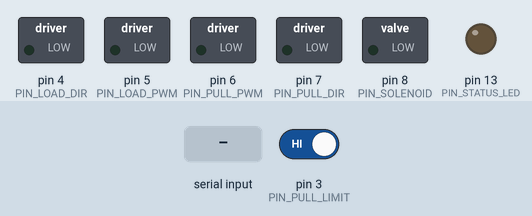
Recording of a sketch running on a simulated Arduino Uno, built with avr-gcc and run on an emulated ATmega328P. Shown: switched loads named in the sketch (green lamp = pin HIGH), output pins drawn as LEDs (lit = HIGH). Dashed ring = blinking. The inputs (shaded band) are chosen by the test bench; at power-on: pin 3 (PIN_PULL_LIMIT) HIGH. What the sketch prints to the serial monitor is not drawn.

Above: at 1.2 s.
1.3 s: "FIRE 90 45 200\n" received over the second serial link
At 1.8 s:
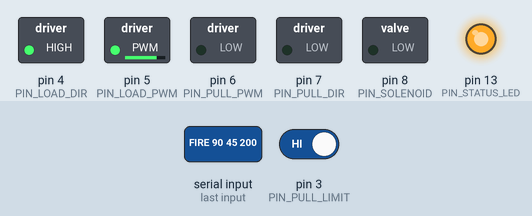
At 3.7 s:
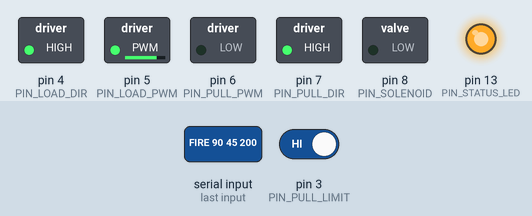
Timing chart, 0 to 10.3 s (numbered marks = the images above; inputs shaded):
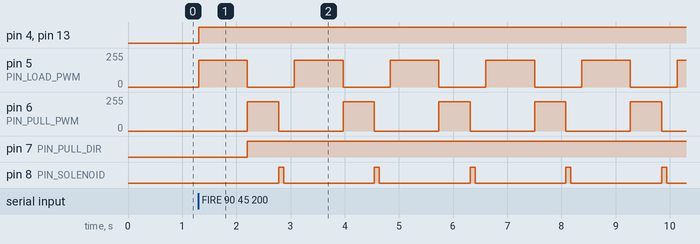

Measured:
- after the input at 1.3 s, pin 4 (PIN_LOAD_DIR): LOW → HIGH at once; pin 5 (PIN_LOAD_PWM): alternates 200/255 for 0.90 s and 0/255 for 0.87 s, starting at once

The sketch:

ShooterFSM_Boilerplate.ino
```cpp
/*
  ShooterFSM_Skeleton.ino — SHOOTER Arduino (slave)
  - Receives FIRE command
  - Loads chamber, pulls back, fires solenoid pulse, repeats N times
  - Sends DONE when finished

  IMPORTANT: Pins are MADE UP as requested. Change to match your wiring.
*/

#include <Arduino.h>
#include <SoftwareSerial.h>
#include "ProtoLink.h"

// ---------------- Pin Map -- SUBJECT TO CHANGE ----------------
static const uint8_t PIN_LINK_RX = 10; // SHOOTER receives on D10 (wired from NAV TX)
static const uint8_t PIN_LINK_TX = 11; // SHOOTER transmits on D11 (wired to NAV RX)
SoftwareSerial link(PIN_LINK_RX, PIN_LINK_TX);


// Loader motor (ball+chain) — assume H-bridge or motor driver
static const uint8_t PIN_LOAD_PWM = 5;
static const uint8_t PIN_LOAD_DIR = 4;

// Pullback motor — assume H-bridge or motor driver
static const uint8_t PIN_PULL_PWM = 6;
static const uint8_t PIN_PULL_DIR = 7;

// Solenoid driver
static const uint8_t PIN_SOLENOID = 8;

// Optional limit switch for pullback (active-low)
static const uint8_t PIN_PULL_LIMIT = 3;

// Optional status LED
static const uint8_t PIN_STATUS_LED = 13;


// ---------------- COnstants ---------
static const uint8_t  LOAD_SPEED = 200;       // PWM 0–255, TODO tune
static const uint32_t LOAD_MS    = 900;       // TODO tune

static const uint8_t  PULL_SPEED = 220;       // TODO tune
static const uint32_t PULL_MS_MIN = 450;      // TODO tune
static const uint32_t PULL_MS_MAX = 1100;     // TODO tune

static const uint32_t SOLENOID_PULSE_MS = 90; // TODO tune
static const uint32_t POST_FIRE_SETTLE_MS = 200; // TODO tune


// ---------------- Simple Timer same from nav ----------------
struct SimpleTimer {
  uint32_t t0 = 0;
  uint32_t dur = 0;
  bool running = false;

  void start(uint32_t durationMs) { t0 = millis(); dur = durationMs; running = true; }
  void stop() { running = false; }
  bool expired() const { return running && (uint32_t)(millis() - t0) >= dur; }
};

// --------------------- Helpers --------------------------
static void loaderOff() { analogWrite(PIN_LOAD_PWM, 0); }
static void loaderOnForward() {
  digitalWrite(PIN_LOAD_DIR, HIGH);  // TODO: verify direction
  analogWrite(PIN_LOAD_PWM, LOAD_SPEED);
}


static void pullbackOff() { analogWrite(PIN_PULL_PWM, 0); }
static void pullbackOn() {
  digitalWrite(PIN_PULL_DIR, HIGH);  // TODO: verify direction
  analogWrite(PIN_PULL_PWM, PULL_SPEED);
}


static void solenoidOff() { digitalWrite(PIN_SOLENOID, LOW); }
static void solenoidOn() { digitalWrite(PIN_SOLENOID, HIGH); }


// ---------------- SHOOTER FSM ----------------
typedef enum {
  SHOOTER_IDLE,
  LOADING_CHAMBER,
  PULLING_BACK,
  FIRING_PULSE,
  POST_FIRE_SETTLE,
  SHOOTER_DONE
} ShooterState;

static ShooterState state = SHOOTER_IDLE;
static ShooterState next_state = SHOOTER_IDLE;
static ShooterState prev_state = (ShooterState)255;

static uint16_t activeSeq = 0;
static uint8_t shotsRequested = 0;
static uint8_t shotsLeft = 0;
static uint8_t shotsFired = 0;
static uint16_t distanceMetric = 0;

static SimpleTimer loadTimer;
static SimpleTimer pullTimer;
static SimpleTimer fireTimer;
static SimpleTimer settleTimer;

static char rxLine[Proto::LINE_MAX]; // for syn and ack for the other arduino


// ---------------- Events ----------------
static bool TestGotFireCmd(Proto::FireCmd& cmdOut) {
  if (!Proto::readLine(link, rxLine, sizeof(rxLine))) return false;

  if (!Proto::parseFire(rxLine, cmdOut)) {
    Serial.print("[SHOOTER] ??? "); Serial.println(rxLine);
    return false;
  }

  return true;
}

// we manually have to reload them
static bool TestLoadDone() { return loadTimer.expired(); }

static bool TestPullDone() {
  bool limitHit = (digitalRead(PIN_PULL_LIMIT) == LOW); // active-low
  return pullTimer.expired() || limitHit;
}


static bool TestFirePulseDone() { return fireTimer.expired(); }
static bool TestSettleDone() { return settleTimer.expired(); }

// ---------------- Responses to Events ------------
static void RespToFireCmd(const Proto::FireCmd& cmd) {
  activeSeq = cmd.seq;
  shotsRequested = cmd.shots;
  shotsLeft = cmd.shots;
  shotsFired = 0;
  distanceMetric = cmd.dist;

  Proto::sendAck(link, activeSeq); // ACK immediately -- we have retransmission logic if this does not properly work
  next_state = LOADING_CHAMBER;
}

static void RespLoadDone() { next_state = PULLING_BACK; }
static void RespPullDone() { next_state = FIRING_PULSE; }
static void RespFireDone() { next_state = POST_FIRE_SETTLE; }


static void RespSettleDone() {
  if (shotsLeft > 0) next_state = LOADING_CHAMBER;
  else next_state = SHOOTER_DONE;
}

static void RespDoneSent() { next_state = SHOOTER_IDLE; }

// ---------------- pullback distance metric -- idk if we want to do math or just set a timer but it is here --------
static uint32_t computePullbackMs(uint16_t dist) {

  // TODO: I made this up to map the distance to pullback to the time we have to pull it back -- needs to change...
  uint32_t ms = PULL_MS_MIN + (uint32_t)((uint32_t)dist * (PULL_MS_MAX - PULL_MS_MIN) / 1023UL);

  if (ms < PULL_MS_MIN) ms = PULL_MS_MIN;
  if (ms > PULL_MS_MAX) ms = PULL_MS_MAX;
  return ms;
}


// ------------------ SHOOTER FSM ------------------------

static void onEnter(ShooterState s) {
  switch (s) {
    case SHOOTER_IDLE:
      digitalWrite(PIN_STATUS_LED, LOW);
      loaderOff();
      pullbackOff();
      solenoidOff();
      break;

    case LOADING_CHAMBER:
      digitalWrite(PIN_STATUS_LED, HIGH);
      loaderOnForward();
      loadTimer.start(LOAD_MS);
      break;

    case PULLING_BACK: {
      loaderOff();
      pullbackOn();
      pullTimer.start(computePullbackMs(distanceMetric));
    } break;

    case FIRING_PULSE:
      pullbackOff();
      if (shotsLeft > 0) { shotsLeft--; shotsFired++; }
      solenoidOn();
      fireTimer.start(SOLENOID_PULSE_MS);
      break;

    case POST_FIRE_SETTLE:
      solenoidOff();
      settleTimer.start(POST_FIRE_SETTLE_MS);
      break;

    case SHOOTER_DONE:
      loaderOff();
      pullbackOff();
      solenoidOff();
      Proto::sendDone(link, activeSeq, shotsFired);
      break;
  }
}


// ---------------- Global event checking -----------------
static void checkGlobalEvents() {
  next_state = state;

  if (state == SHOOTER_IDLE) {
    Proto::FireCmd cmd;
    if (TestGotFireCmd(cmd)) RespToFireCmd(cmd);
  }

  if (state == LOADING_CHAMBER && TestLoadDone()) RespLoadDone();
  else if (state == PULLING_BACK && TestPullDone()) RespPullDone();
  else if (state == FIRING_PULSE && TestFirePulseDone()) RespFireDone();
  else if (state == POST_FIRE_SETTLE && TestSettleDone()) RespSettleDone();
  else if (state == SHOOTER_DONE) RespDoneSent();

  if (next_state != state) {
    prev_state = state;
    state = next_state;
    onEnter(state);
  }
}


// ---------------- Setup/loops --------------------------------
void setup() {
  pinMode(PIN_STATUS_LED, OUTPUT);

  pinMode(PIN_LOAD_PWM, OUTPUT);
  pinMode(PIN_LOAD_DIR, OUTPUT);

  pinMode(PIN_PULL_PWM, OUTPUT);
  pinMode(PIN_PULL_DIR, OUTPUT);

  pinMode(PIN_SOLENOID, OUTPUT);
  solenoidOff();

  pinMode(PIN_PULL_LIMIT, INPUT_PULLUP);

  Serial.begin(115200);
  link.begin(19200);

  Serial.println("[SHOOTER] boot");

  state = SHOOTER_IDLE;
  next_state = SHOOTER_IDLE;
  prev_state = (ShooterState)255;
  onEnter(state);
}

void loop() {
  checkGlobalEvents();
  // TODO: maybe some periodic debug events to figure out what is happening under the hood if this becomes too problematic...
}
```

ProtoLink.h
```cpp
#pragma once
/*
  ProtoLink.h — tiny ASCII line protocol for NAV <-> SHOOTER

  Lines are '\n' terminated. Examples:
    NAV -> SHOOTER:  FIRE 12 3 0
    SHOOTER -> NAV: ACK 12
    SHOOTER -> NAV: DONE 12 3

  Fields:
    seq   : monotonically increasing command id (uint16_t)
    shots : number of shots requested (uint8_t)
    dist  : optional distance metric (uint16_t, can be 0 for now)
    fired : number of shots actually fired (uint8_t)
*/

#include <Arduino.h>

namespace Proto {

  static const uint16_t LINE_MAX = 80;

  // ---------- Line reader ----------
  // Non-blocking: call often; returns true once a full line is available.
  inline bool readLine(Stream& s, char* out, size_t outN) {
    static size_t idx = 0;
    while (s.available()) {
      char c = (char)s.read();
      if (c == '\r') continue;
      if (c == '\n') {
        out[idx] = '\0';
        idx = 0;
        return true;
      }
      if (idx + 1 < outN) out[idx++] = c;  // keep space for '\0'
      // else: overflow; silently drop extra chars (TODO: add error flag)
    }
    return false;
  }

  // ---------- Message structs ----------
  struct FireCmd {
    uint16_t seq = 0;
    uint8_t  shots = 0;
    uint16_t dist = 0;
  };

  struct AckMsg {
    uint16_t seq = 0;
  };

  struct DoneMsg {
    uint16_t seq = 0;
    uint8_t fired = 0;
  };

  // ---------- Parsers ----------
  inline bool parseFire(const char* line, FireCmd& out) {
    // Expected: "FIRE <seq> <shots> <dist>"
    unsigned int seq, shots, dist;
    int n = sscanf(line, "FIRE %u %u %u", &seq, &shots, &dist);
    if (n != 3) return false;
    out.seq = (uint16_t)seq;
    out.shots = (uint8_t)shots;
    out.dist = (uint16_t)dist;
    return true;
  }

  inline bool parseAck(const char* line, AckMsg& out) {
    unsigned int seq;
    int n = sscanf(line, "ACK %u", &seq);
    if (n != 1) return false;
    out.seq = (uint16_t)seq;
    return true;
  }

  inline bool parseDone(const char* line, DoneMsg& out) {
    unsigned int seq, fired;
    int n = sscanf(line, "DONE %u %u", &seq, &fired);
    if (n != 2) return false;
    out.seq = (uint16_t)seq;
    out.fired = (uint8_t)fired;
    return true;
  }

  // ---------- Formatters ----------
  inline void sendFire(Stream& s, uint16_t seq, uint8_t shots, uint16_t dist) {
    s.print("FIRE "); s.print(seq); s.print(' ');
    s.print(shots); s.print(' ');
    s.print(dist); s.print('\n');
  }

  inline void sendAck(Stream& s, uint16_t seq) {
    s.print("ACK "); s.print(seq); s.print('\n');
  }

  inline void sendDone(Stream& s, uint16_t seq, uint8_t fired) {
    s.print("DONE "); s.print(seq); s.print(' ');
    s.print(fired); s.print('\n');
  }

} // namespace Proto
```
